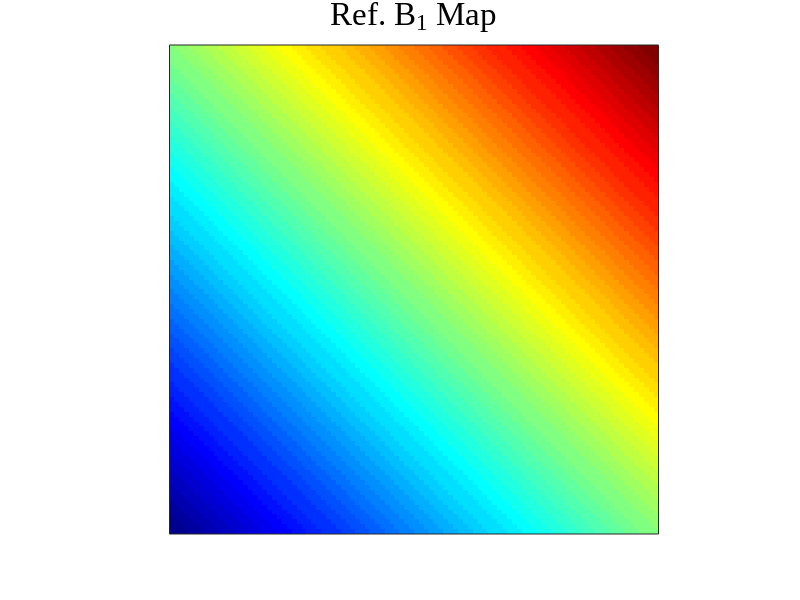
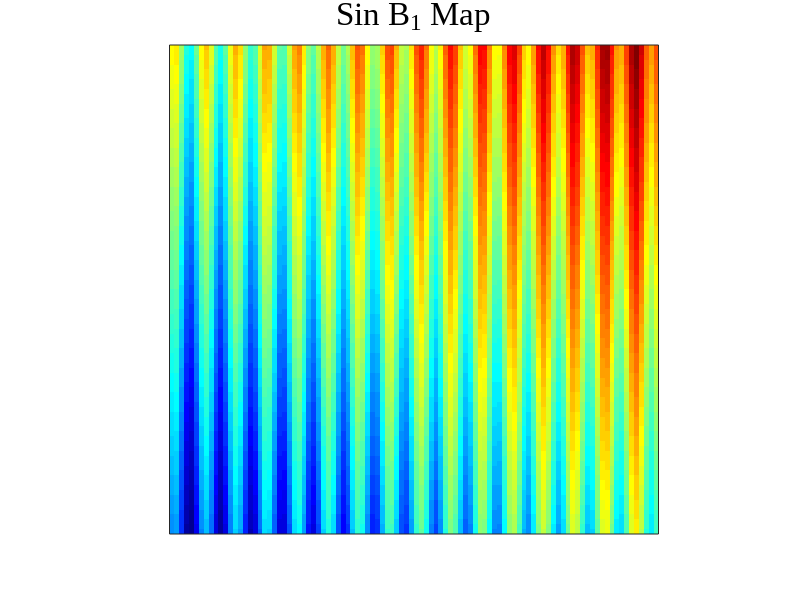
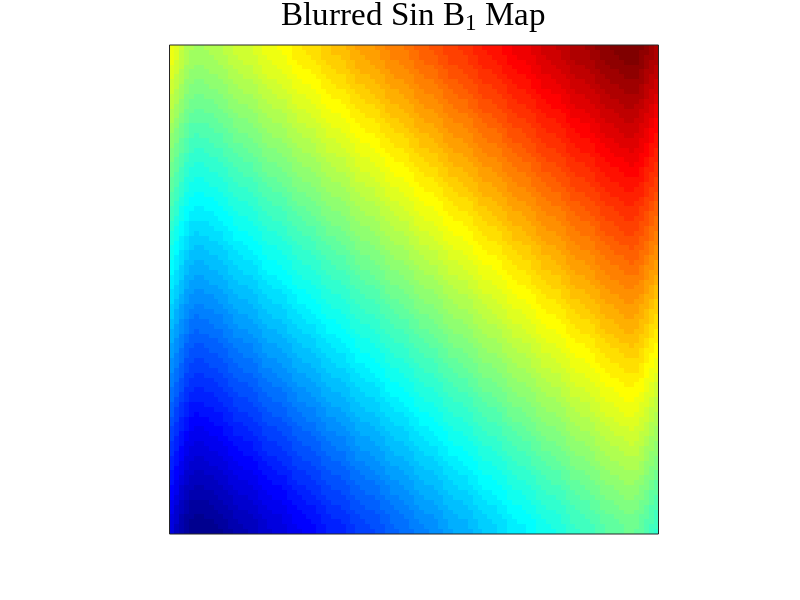

These charts were generated, in order, by the following MATLAB code: (Note: this script raises an error after producing the figures.)
%% simuBlurAndHistAnalysis
% Exploratory analysis of to explore why histograms and correlations were 
% used for the paper analysis
%

%% Initial setup
%

clear all
close all
clc

%% Globals
%

figIndex = 0;
imDims = [100, 100];
diagionalRotationAngle = 90;
b1MapRescaleFactor = 0.5;

sinB1MapAmpl = 0.2;
sinB1MapFreq = 1;
%% Generate ideal "Ref" B1 map with diagonal gradient
%

[Xgrad, Ygrad] = meshgrid(1:imDims(1),1:imDims(2));

diagionalGrad = Xgrad+Ygrad;

b1map_tmp = imrotate(diagionalGrad, diagionalRotationAngle); % Rotate to get prefered diagonal orientation, only a visual preference.

b1Map_ref = b1map_tmp./max(b1map_tmp(:))+b1MapRescaleFactor;

figIndex = figIndex+1; figure(figIndex), imagesc(b1Map_ref), axis image, set(gca, 'XTick', [], 'YTick', []), colormap(jet), title('Ref. B_1 Map', 'FontSize', 24, 'FontName', 'TimesNewRoman', 'FontWeight', 'normal')

% Cleanup variables that are of no use anymore
clear b1map_tmp diagionalGrad

%% Create a b1map with sinusoid superimpose to simulate a regular imprecision or artefact
%

sinB1Map = b1Map_ref + sinB1MapAmpl * sin(sinB1MapFreq * Xgrad);

figIndex = figIndex+1; figure(figIndex), imagesc(sinB1Map), axis image, set(gca, 'XTick', [], 'YTick', []), colormap(jet), title('Sin B_1 Map', 'FontSize', 24, 'FontName', 'TimesNewRoman', 'FontWeight', 'normal')

%% Blur sinB1Map to remove artefact
%

blurredSinB1Map = imgaussfilt(sinB1Map, 3.333);

figIndex = figIndex+1; figure(figIndex), imagesc(blurredSinB1Map), axis image, set(gca, 'XTick', [], 'YTick', []), colormap(jet), title('Blurred Sin B_1 Map', 'FontSize', 24, 'FontName', 'TimesNewRoman', 'FontWeight', 'normal')

%% Calculate correlations relative to reference
%

corr_sinB1 = round(corr(b1Map_ref(:), sinB1Map(:)),3);
corr_blurredSinB1 = round(corr(b1Map_ref(:), blurredSinB1Map(:)),3);

%% Plot histograms
%

figIndex = figIndex+1; figure(figIndex), hist(b1Map_ref(:), 25), axis([0.25 1.75 0 1000]), axis square, title('Ref. B_1 Map', 'FontSize', 24, 'FontName', 'TimesNewRoman', 'FontWeight', 'normal')
figIndex = figIndex+1; figure(figIndex), hist(sinB1Map(:), 25), axis([0.25 1.75 0 1000]), axis square, title('Sin B_1 Map', 'FontSize', 24, 'FontName', 'TimesNewRoman', 'FontWeight', 'normal'), text(1.1,900,['Pearson Correlation = ' mat2str(corr_sinB1)], 'FontSize', 12)
figIndex = figIndex+1; figure(figIndex), hist(blurredSinB1Map(:), 25), axis([0.25 1.75 0 1000]), axis square, title('Blurred Sin B_1 Map', 'FontSize', 24, 'FontName', 'TimesNewRoman', 'FontWeight', 'normal'), text(1.1,900, ['Pearson Correlation = ' mat2str(corr_blurredSinB1)], 'FontSize', 12)
